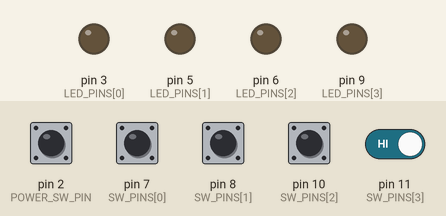
Simulated run of this sketch. Board: Arduino Uno, built with avr-gcc and run on an emulated ATmega328P. On the bench: output pins drawn as LEDs (lit = HIGH). Dashed ring = blinking. The inputs (shaded band) are chosen by the test bench; at power-on: pin 2 (POWER_SW_PIN), pin 7 (SW_PINS[0]), pin 8 (SW_PINS[1]), pin 10 (SW_PINS[2]), pin 11 (SW_PINS[3]) HIGH. What the sketch prints to the serial monitor is not drawn.

Above: at 2.1 s.
2.2 s: pin 2 (POWER_SW_PIN) pulled LOW for 0.15 s
At 2.36 s:
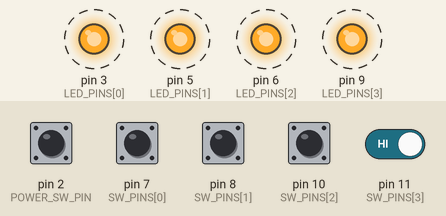
3.8 s: pin 2 (POWER_SW_PIN) driven LOW and pin 11 (SW_PINS[3]) driven LOW
At 4.62 s:
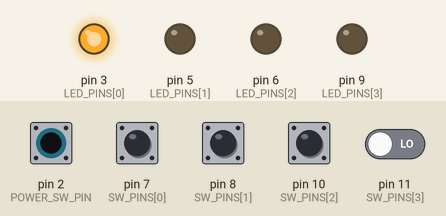
6.8 s: pin 7 (SW_PINS[0]) pulled LOW for 1 s
At 7.09 s:
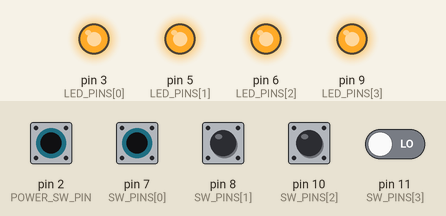
9.3 s: pin 8 (SW_PINS[1]) pulled LOW for 0.15 s
At 10.1 s:
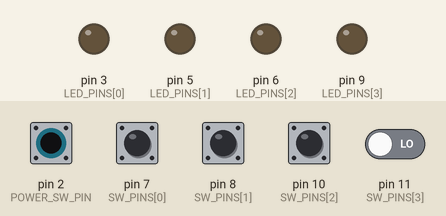
12.3 s: pin 10 (SW_PINS[2]) pulled LOW for 0.15 s
At 12.45 s:
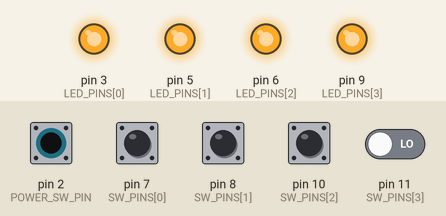
14.0 s: pin 10 (SW_PINS[2]) pulled LOW for 1 s
At 15.1 s:
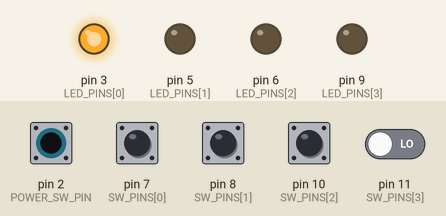
Timing chart, 0 to 17.0 s (numbered marks = the images above; inputs shaded):
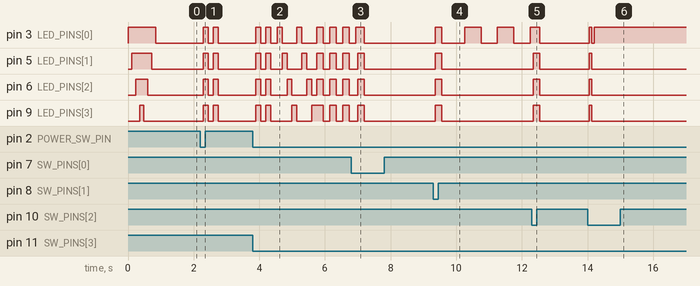

Measured:
- after the input at 2.2 s, pin 3 (LED_PINS[0]), pin 5 (LED_PINS[1]), pin 6 (LED_PINS[2]), pin 9 (LED_PINS[3]): alternates HIGH for 0.15 s and LOW for 0.15 s, 4 changes in all, then stays LOW, starting after 0.09 s
- after the input at 3.8 s, pin 3 (LED_PINS[0]): LOW → HIGH after 0.09 s, → LOW 0.15 s later, → HIGH 0.15 s later, → LOW 0.15 s later, … (14 changes in this stretch); pin 5 (LED_PINS[1]): LOW → HIGH after 0.09 s, → LOW 0.15 s later, → HIGH 0.15 s later, → LOW 0.15 s later, … (14 changes in this stretch)
- after the input at 6.8 s, pin 5 (LED_PINS[1]), pin 6 (LED_PINS[2]), pin 9 (LED_PINS[3]): LOW → HIGH after 0.20 s, → LOW 0.20 s later
- after the input at 9.3 s, pin 3 (LED_PINS[0]): goes HIGH 0.20 s, LOW 0.70 s, HIGH 0.50 s, LOW 0.50 s, HIGH 0.50 s, LOW 0.50 s, then HIGH, starting after 0.06 s; pin 5 (LED_PINS[1]), pin 6 (LED_PINS[2]), pin 9 (LED_PINS[3]): LOW → HIGH after 0.06 s, → LOW 0.20 s later
- after the input at 12.3 s, pin 5 (LED_PINS[1]), pin 6 (LED_PINS[2]), pin 9 (LED_PINS[3]): LOW → HIGH after 0.05 s, → LOW 0.20 s later
- after the input at 14.0 s, pin 3 (LED_PINS[0]): LOW → HIGH after 0.05 s, → LOW 0.08 s later, → HIGH 0.08 s later; pin 5 (LED_PINS[1]), pin 6 (LED_PINS[2]), pin 9 (LED_PINS[3]): LOW → HIGH after 0.05 s, → LOW 0.08 s later

The sketch:

ankle_tracker.ino
```cpp
// ── Pin definitions ──────────────────────────────────────────
const int LED_PINS[4]  = {3, 5, 6, 9};   // LED0–LED3
const int SW_PINS[4]   = {7, 8, 10, 11}; // SW0–SW3 (tactile)
const int POWER_SW_PIN = 2;               // soft-power sense pin

// ── Timing constants ─────────────────────────────────────────
const unsigned long DEBOUNCE_MS   = 50;   // button debounce window
const unsigned long BLINK_FAST_MS = 100;  // fast blink period (speed mode)
const unsigned long BLINK_SLOW_MS = 500;  // slow blink period (idle)
const unsigned long STEP_TIMEOUT  = 2000; // ms before step cadence resets

// ── State ────────────────────────────────────────────────────
enum Mode { MODE_IDLE, MODE_STEPS, MODE_SPEED, MODE_LAP, MODE_TEST };
Mode     currentMode     = MODE_IDLE;

// Step counter
unsigned long stepCount       = 0;
unsigned long lastStepTime    = 0;
unsigned long stepIntervalMs  = 0;   // time between last two steps

// Lap / interval timer
unsigned long lapStartMs      = 0;
unsigned long lapCount        = 0;

// Button state tracking (debounce)
bool     swState[4]       = {HIGH, HIGH, HIGH, HIGH}; // HIGH = not pressed (pullup)
bool     swLastRaw[4]     = {HIGH, HIGH, HIGH, HIGH};
unsigned long swDebounceAt[4] = {0, 0, 0, 0};

// LED blink helpers
unsigned long lastBlinkMs   = 0;
bool          blinkState     = false;

// Power state
bool deviceOn = true;

// ── Forward declarations ──────────────────────────────────────
void handleButtons();
bool buttonPressed(int idx);
void updateLEDs();
void showStepCount();
void showSpeed();
void showLap();
void runLEDTest();
void setAllLEDs(bool on);
void setLED(int idx, bool on);
void blinkAll(int times, int delayMs);
void idleAnimation();

// ─────────────────────────────────────────────────────────────
void setup() {
  Serial.begin(9600);

  // LED pins as outputs
  for (int i = 0; i < 4; i++) {
    pinMode(LED_PINS[i], OUTPUT);
    digitalWrite(LED_PINS[i], LOW);
  }

  // Button pins as inputs with internal pull-up
  for (int i = 0; i < 4; i++) {
    pinMode(SW_PINS[i], INPUT_PULLUP);
  }

  // Power switch pin
  pinMode(POWER_SW_PIN, INPUT_PULLUP);

  // Startup animation: sweep LEDs on then off
  for (int i = 0; i < 4; i++) { setLED(i, true);  delay(120); }
  for (int i = 3; i >= 0; i--){ setLED(i, false); delay(120); }

  Serial.println(F("=== Ankle Tracker Ready ==="));
  Serial.println(F("SW0: Step counter  SW1: Speed  SW2: Lap  SW3: LED test"));
}

// ─────────────────────────────────────────────────────────────
void loop() {
  // ── Soft power check ──
  // If power switch is open (HIGH via pullup) we sleep everything
  if (digitalRead(POWER_SW_PIN) == HIGH) {
    if (deviceOn) {
      setAllLEDs(false);
      Serial.println(F("Power off."));
      deviceOn = false;
    }
    delay(100);
    return; // do nothing while powered off
  }

  if (!deviceOn) {
    deviceOn = true;
    Serial.println(F("Power on."));
    blinkAll(2, 150);
  }

  // ── Read buttons ──
  handleButtons();

  // ── Mode actions ──
  switch (currentMode) {
    case MODE_IDLE:  idleAnimation();  break;
    case MODE_STEPS: updateLEDs();     break;
    case MODE_SPEED: showSpeed();      break;
    case MODE_LAP:   showLap();        break;
    case MODE_TEST:  runLEDTest();     break;
  }
}

// ─────────────────────────────────────────────────────────────
// Button handling with debounce
// ─────────────────────────────────────────────────────────────
void handleButtons() {
  unsigned long now = millis();

  for (int i = 0; i < 4; i++) {
    bool raw = digitalRead(SW_PINS[i]);

    // Start debounce timer on raw change
    if (raw != swLastRaw[i]) {
      swDebounceAt[i] = now;
      swLastRaw[i]    = raw;
    }

    // Stable after debounce window?
    if ((now - swDebounceAt[i]) >= DEBOUNCE_MS) {
      if (raw != swState[i]) {
        swState[i] = raw;

        // Trigger on press (LOW = pressed, because INPUT_PULLUP)
        if (raw == LOW) {
          onButtonPress(i);
        }
      }
    }
  }
}

void onButtonPress(int idx) {
  Serial.print(F("Button SW"));
  Serial.print(idx);
  Serial.println(F(" pressed"));

  switch (idx) {

    // ── SW0: Step counter ──────────────────────────────────
    case 0:
      if (currentMode != MODE_STEPS) {
        currentMode = MODE_STEPS;
        stepCount   = 0;
        Serial.println(F("Mode: STEP COUNTER (press again to count steps)"));
        blinkAll(1, 200);
      } else {
        // Each press = one step
        unsigned long now = millis();
        if (lastStepTime > 0) {
          stepIntervalMs = now - lastStepTime;
        }
        lastStepTime = now;
        stepCount++;
        Serial.print(F("Steps: "));
        Serial.println(stepCount);
        updateLEDs(); // immediately refresh LED bar
      }
      break;

    // ── SW1: Speed indicator ───────────────────────────────
    case 1:
      if (currentMode != MODE_SPEED) {
        currentMode    = MODE_SPEED;
        stepIntervalMs = 0;
        lastStepTime   = 0;
        Serial.println(F("Mode: SPEED — tap SW1 rhythmically to show cadence"));
        blinkAll(1, 200);
      } else {
        // Tap to measure cadence (steps/min shown via LED count)
        unsigned long now = millis();
        if (lastStepTime > 0) {
          stepIntervalMs = now - lastStepTime;
        }
        lastStepTime = now;
        stepCount++;
        Serial.print(F("Cadence interval ms: "));
        Serial.println(stepIntervalMs);
      }
      break;

    // ── SW2: Lap / interval timer ──────────────────────────
    case 2:
      if (currentMode != MODE_LAP) {
        currentMode  = MODE_LAP;
        lapStartMs   = millis();
        lapCount     = 0;
        Serial.println(F("Mode: LAP TIMER — press SW2 to log each lap"));
        blinkAll(1, 200);
      } else {
        unsigned long elapsed = millis() - lapStartMs;
        lapCount++;
        lapStartMs = millis(); // reset for next lap
        Serial.print(F("Lap "));
        Serial.print(lapCount);
        Serial.print(F(": "));
        Serial.print(elapsed / 1000.0, 2);
        Serial.println(F(" sec"));
        // Flash all LEDs to confirm lap logged
        blinkAll(1, 80);
      }
      break;

    // ── SW3: LED test / all blink ──────────────────────────
    case 3:
      currentMode = MODE_TEST;
      Serial.println(F("Mode: LED TEST"));
      break;
  }
}

// ─────────────────────────────────────────────────────────────
// MODE_STEPS — bar graph: 0-24 steps = 1 LED, 25-49 = 2, etc.
// ─────────────────────────────────────────────────────────────
void updateLEDs() {
  // Every 25 steps lights one more LED (max 4 LEDs = 100+ steps)
  int lit = min((int)(stepCount / 25), 4);
  for (int i = 0; i < 4; i++) {
    setLED(i, i < lit);
  }
}

// ─────────────────────────────────────────────────────────────
// MODE_SPEED — blink rate shows cadence, LED count shows speed zone
//   > 120 spm (interval < 500ms)  = fast  → 4 LEDs blink fast
//   90-120 spm                    = jog   → 3 LEDs blink medium
//   60-90  spm                    = walk  → 2 LEDs blink slow
//   < 60   spm                    = slow  → 1 LED blink slow
// ─────────────────────────────────────────────────────────────
void showSpeed() {
  unsigned long now = millis();

  // Reset if no tap for STEP_TIMEOUT
  if (lastStepTime > 0 && (now - lastStepTime) > STEP_TIMEOUT) {
    stepIntervalMs = 0;
    setAllLEDs(false);
    return;
  }

  if (stepIntervalMs == 0) {
    // No data yet — slow pulse LED0 only
    if (now - lastBlinkMs >= BLINK_SLOW_MS) {
      lastBlinkMs = now;
      blinkState  = !blinkState;
      setLED(0, blinkState);
      for (int i = 1; i < 4; i++) setLED(i, false);
    }
    return;
  }

  // Steps per minute
  float spm = 60000.0 / stepIntervalMs;
  int   lit;
  unsigned long blinkPeriod;

  if      (spm >= 120) { lit = 4; blinkPeriod = BLINK_FAST_MS; }
  else if (spm >= 90)  { lit = 3; blinkPeriod = 200; }
  else if (spm >= 60)  { lit = 2; blinkPeriod = 350; }
  else                 { lit = 1; blinkPeriod = BLINK_SLOW_MS; }

  if (now - lastBlinkMs >= blinkPeriod) {
    lastBlinkMs = now;
    blinkState  = !blinkState;
    for (int i = 0; i < 4; i++) setLED(i, blinkState && (i < lit));
  }
}

// ─────────────────────────────────────────────────────────────
// MODE_LAP — LEDs count laps (1 LED per lap, wraps at 4)
// ─────────────────────────────────────────────────────────────
void showLap() {
  int lit = lapCount % 5; // 0-4
  for (int i = 0; i < 4; i++) setLED(i, i < lit);
}

// ─────────────────────────────────────────────────────────────
// MODE_TEST — chase pattern then all on/off
// ─────────────────────────────────────────────────────────────
void runLEDTest() {
  Serial.println(F("LED test: chase..."));
  for (int pass = 0; pass < 2; pass++) {
    for (int i = 0; i < 4; i++) {
      setAllLEDs(false);
      setLED(i, true);
      delay(150);
    }
  }
  blinkAll(3, 200);
  setAllLEDs(false);
  currentMode = MODE_IDLE;
  Serial.println(F("LED test done. Back to IDLE."));
}

// ─────────────────────────────────────────────────────────────
// MODE_IDLE — slow breathing pulse on LED0 only
// ─────────────────────────────────────────────────────────────
void idleAnimation() {
  unsigned long now = millis();
  if (now - lastBlinkMs >= BLINK_SLOW_MS) {
    lastBlinkMs = now;
    blinkState  = !blinkState;
    setLED(0, blinkState);
    for (int i = 1; i < 4; i++) setLED(i, false);
  }
}

// ─────────────────────────────────────────────────────────────
// LED helpers
// ─────────────────────────────────────────────────────────────
void setLED(int idx, bool on) {
  if (idx < 0 || idx > 3) return;
  digitalWrite(LED_PINS[idx], on ? HIGH : LOW);
}

void setAllLEDs(bool on) {
  for (int i = 0; i < 4; i++) setLED(i, on);
}

void blinkAll(int times, int periodMs) {
  for (int t = 0; t < times; t++) {
    setAllLEDs(true);  delay(periodMs);
    setAllLEDs(false); delay(periodMs);
  }
}
```
